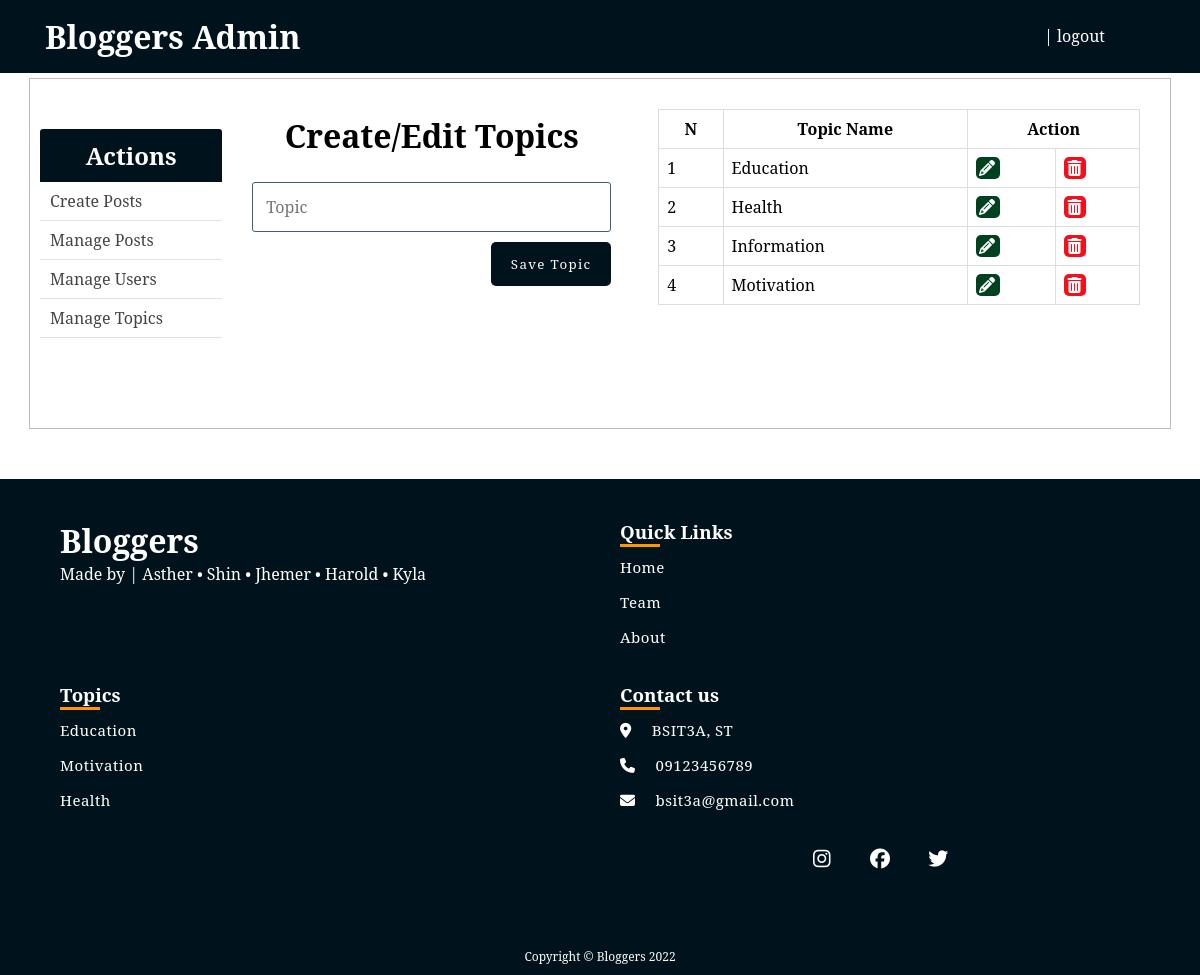
Screenshot of /blog/admin/topics.php with the database file from the repository.
### tables this page shows
CREATE TABLE `topics` (
  `id` int(11) NOT NULL,
  `name` varchar(255) NOT NULL,
  `slug` varchar(255) NOT NULL
);

### blog/admin/includes/admin_functions.php (called while the page is built, shortened)
<?php
$isEditingTopic = false;
$topic_name = "";
function getAllTopics() {
	global $conn;
	$sql = "SELECT * FROM topics";
	$result = mysqli_query($conn, $sql);
	$topics = mysqli_fetch_all($result, MYSQLI_ASSOC);
	return $topics;
}
?>

### blog/admin/topics.php (the view, shortened to what this page needs)
<?php  include('../config.php'); ?>
<?php  include(ROOT_PATH . '/admin/includes/admin_functions.php'); ?>
<?php include(ROOT_PATH . '/admin/includes/head_section.php'); ?>
<?php $topics = getAllTopics();	?>
</head>
<body>
	<?php include(ROOT_PATH . '/admin/includes/navbar.php') ?>
	<div class="container content">
		<?php include(ROOT_PATH . '/admin/includes/menu.php') ?>
		<div class="action">
			<h1 class="page-title">Create/Edit Topics</h1>
			<form method="post" action="<?php echo BASE_URL . 'admin/topics.php'; ?>" >
				<input type="text" name="topic_name" value="<?php echo $topic_name; ?>" placeholder="Topic">
				<?php if ($isEditingTopic === true): ?>
					<button type="submit" class="btn" name="update_topic">UPDATE</button>
				<?php else: ?>
					<button type="submit" class="btn" name="create_topic">Save Topic</button>
				<?php endif ?>
			</form>
		</div>
		<div class="table-div">
			<?php if (empty($topics)): ?>
				<h1>No topics in the database.</h1>
			<?php else: ?>
				<table class="table">
					<thead>
						<th>N</th>
						<th>Topic Name</th>
						<th colspan="2">Action</th>
					</thead>
					<tbody>
					<?php foreach ($topics as $key => $topic): ?>
						<tr>
							<td><?php echo $key + 1; ?></td>
							<td><?php echo $topic['name']; ?></td>
							<td>
								<a class="fa fa-pencil btn edit"
									href="topics.php?edit-topic=<?php echo $topic['id'] ?>">
								</a>
							</td>
							<td>
								<a class="fa fa-trash btn delete"
									href="topics.php?delete-topic=<?php echo $topic['id'] ?>">
								</a>
							</td>
						</tr>
					<?php endforeach ?>
					</tbody>
				</table>
			<?php endif ?>
		</div>
	</div>
	<?php include( ROOT_PATH . '/includes/footer.php') ?>
</body>
</html>

### blog/static/css/admin_styles.css (style rules this page uses)
* { margin: 0px; padding: 0px; font-family: "Noto Serif", serif; }
:root { --primary-color: #00121b; }
a { text-decoration: none; }
h1, h2, h3, h4, h5, h6 { font-family: "Noto Serif", serif; }
form { width: 60%; margin: 5px auto; padding-bottom: 50px; }
form input[type="file"], input[type="email"], input[type="password"], input[type="text"], form select, form textarea { width: 100%; display: block; padding: 13px 13px; font-size: 1em; margin: 5px auto 10px; border-radius: 3px; box-sizing: border-box; background: transparent; border: 1px solid #3e606f; }
form button { float: right; margin-left: 24%; }
table { border-collapse: collapse; width: 70%; margin: 20px auto; }
th, td { padding: 8px; text-align: left; border: 1px solid #ddd; }
th { text-align: center; }
.btn { color: white; background: var(--primary-color); text-align: center; border: none; border-radius: 5px; display: block; letter-spacing: 0.1em; padding: 13px 20px; text-decoration: none; }
.container { width: 95%; margin: 5px auto 50px; border: 1px solid #bfbcb3; padding: 10px 0px 50px; }
.container:after { content: ""; display: block; clear: both; }
.container.content .action { width: 35%; float: left; text-align: center; }
.container.content .action form { width: 90%; }
.container.content .action .page-title { margin: 25px; }
.table-div { float: left; width: 47%; }
.table-div table { width: 90%; }
.table-div a.fa { color: white; padding: 3px; }
.table-div .edit { background: #004220; }
.table-div .delete { background: #f70e1a; }

### rows the page displays
topics: name "Education"
topics: name "Health"
topics: name "Information"
topics: name "Motivation"
